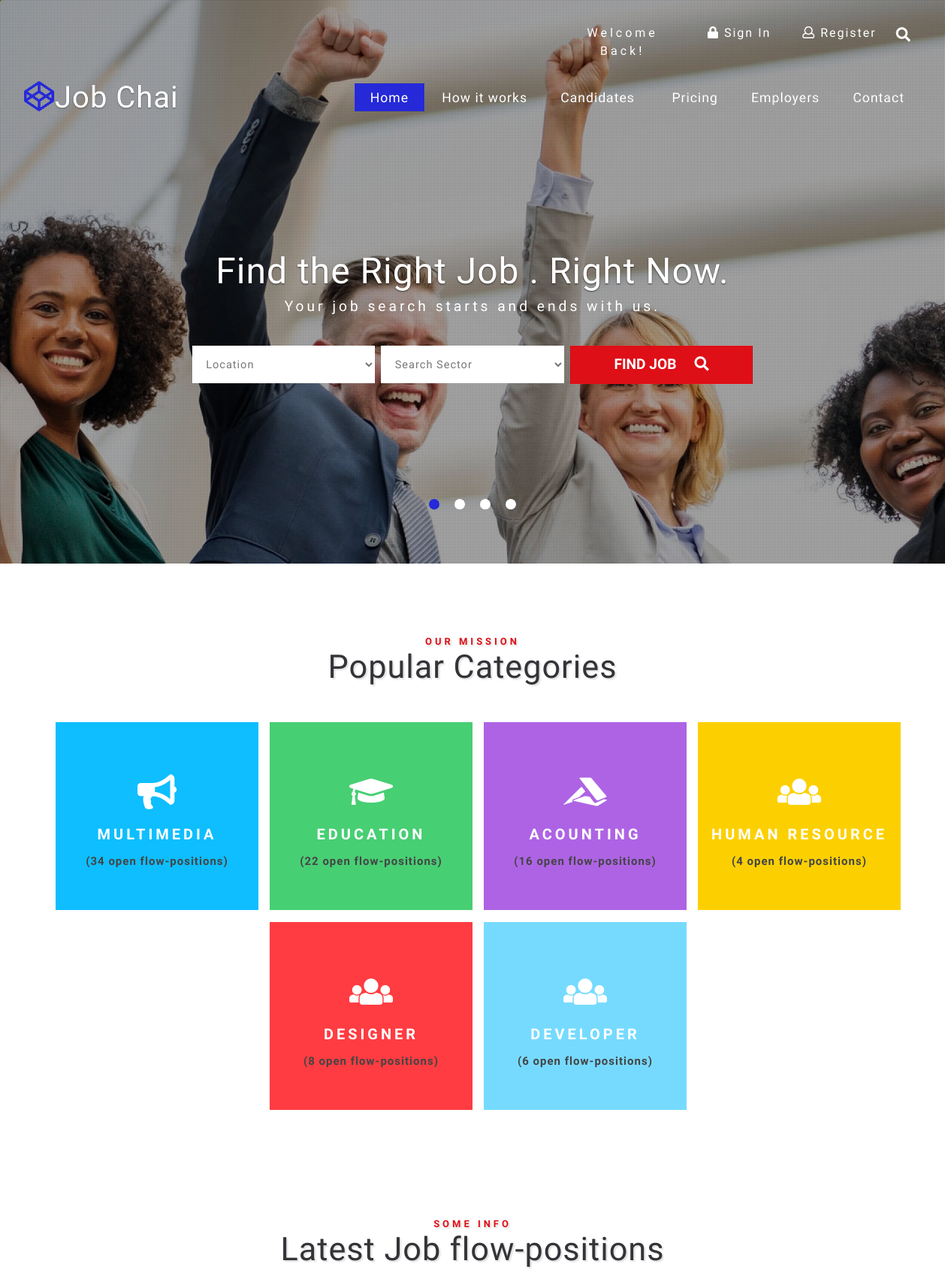
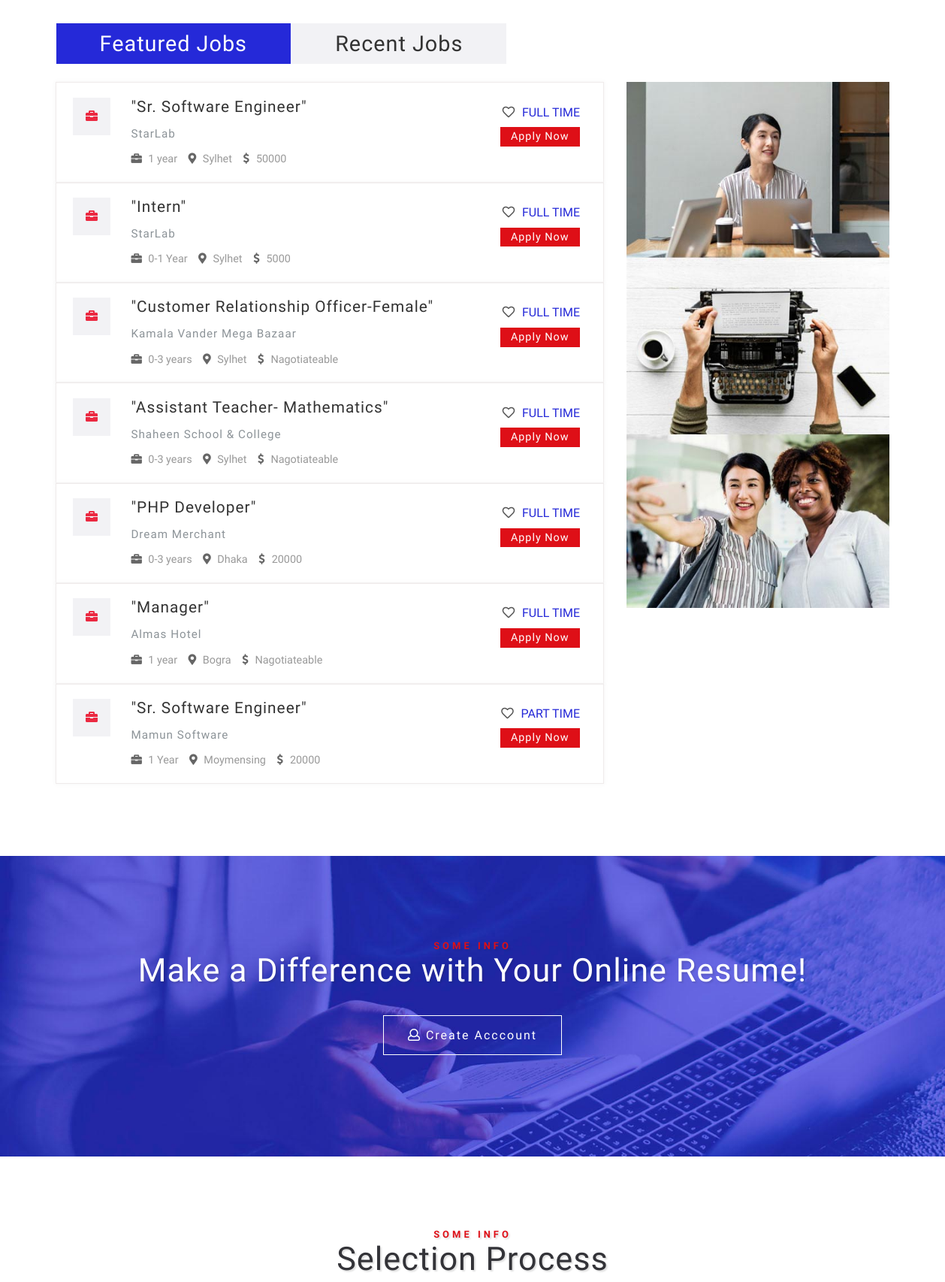
The page / (upper part) on the database its author committed (2 pictures, top to bottom).
### tables this page shows
CREATE TABLE `job_info` (
  `jobId` int(11) NOT NULL,
  `companyName` varchar(100) NOT NULL,
  `companyType` varchar(50) NOT NULL,
  `concernName` varchar(100) NOT NULL,
  `concernPosition` varchar(50) NOT NULL,
  `concernEmail` varchar(100) NOT NULL,
  `concernNumber` varchar(12) NOT NULL,
  `jobTitle` varchar(50) NOT NULL,
  `jobCategory` varchar(300) NOT NULL,
  `salary` varchar(100) NOT NULL,
  `deadline` varchar(30) NOT NULL,
  `jobType` varchar(50) NOT NULL,
  `experience` varchar(20) NOT NULL,
  `qualification` varchar(50) NOT NULL,
  `jobLocation` varchar(100) NOT NULL,
  `jobDescription` text NOT NULL,
  `status` int(5) NOT NULL,
  `updatedAt` timestamp NOT NULL DEFAULT CURRENT_TIMESTAMP ON UPDATE CURRENT_TIMESTAMP
);

### index.php (the view, shortened to what this page needs)
 <?php
        $serverName = "localhost";
        $dbUserName = "root";
        $dbPassword = "";
        $dbName = "jobChai";
        $db = new mysqli($serverName, $dbUserName, $dbPassword, $dbName);
        $courses = "SELECT * FROM job_info WHERE status=1";
    ?>
<!DOCTYPE html>
<html lang="zxx">
<head>
    <link href="css/bootstrap.css" rel='stylesheet' type='text/css' />
    <link href="css/zoomslider.css" rel='stylesheet' type='text/css' />
    <link href="css/style6.css" rel='stylesheet' type='text/css' />
    <link href="css/style.css" rel='stylesheet' type='text/css' />
    <link href="css/fontawesome-all.css" rel="stylesheet">
</head>
<body>
    <div id="demo-1" data-zs-src='["images/1.jpg", "images/2.jpg","images/3.jpg", "images/4.jpg"]' data-zs-overlay="dots">
        <div class="demo-inner-content">
            <div class="header-top">
                <header>
                    <div class="top-head ml-lg-auto text-center">
                        <div class="row">
                            <div class="col-md-4">
                                <span>Welcome Back!</span>
                            </div>
                            <div class="col-md-3 sign-btn">
                                <a href="#" data-toggle="modal" data-target="#exampleModalCenter">
                                    <i class="fas fa-lock"></i> Sign In</a>
                            </div>
                            <div class="col-md-3 sign-btn">
                                <a href="#" data-toggle="modal" data-target="#exampleModalCenter2">
                                    <i class="far fa-user"></i> Register</a>
                            </div>
                            <div class="search col-md-2">
                                <div class="mobile-nav-button">
                                    <button id="trigger-overlay" type="button">
                                        <i class="fas fa-search"></i>
                                    </button>
                                </div>
                            </div>
                        </div>
                    </div>
                    <nav class="navbar navbar-expand-lg navbar-light">
                        <div class="logo">
                            <h1>
                                <a class="navbar-brand" href="index.php">
                                    <i class="fab fa-codepen"></i>Job Chai</a>
                            </h1>
                        </div>
                        <div class="collapse navbar-collapse" id="navbarSupportedContent">
                            <ul class="navbar-nav ml-lg-auto text-center">
                                <li class="nav-item active">
                                    <a class="nav-link" href="index.php">Home
                                    </a>
                                </li>
                                <li class="nav-item">
                                    <a class="nav-link" href="how.php">How it works</a>
                                </li>
                                <li class="nav-item dropdown">
                                    <a class="nav-link dropdown-toggle" href="#" id="navbarDropdown" role="button" data-toggle="dropdown" aria-haspopup="true" aria-expanded="false">
                                        Candidates
                                    </a>
                                </li>
                                <li class="nav-item">
                                    <a class="nav-link" href="pricing.php">Pricing</a>
                                </li>
                                <li class="nav-item">
                                    <a class="nav-link" href="jobPost.php">Employers</a>
                                </li>
                                <li class="nav-item">
                                    <a class="nav-link" href="contact.php">Contact</a>
                                </li>
                            </ul>
                        </div>
                    </nav>
                </header>
            </div>
            <div class="banner-info-w3layouts text-center">
                <h3>
                    <span>Find the Right Job</span> .
                    <span>Right Now.</span>
                </h3>
                <p>Your job search starts and ends with us.</p>
                <form action="search.php" method="POST" class="ban-form row">
                    <div class="col-md-4 banf">
                        <select class="form-control" id="country13" name="jobLocation">
                            <option value="Location">Location</option>
                        </select>
                    </div>
                    <div class="col-md-4 banf">
                        <select id="country13" class="form-control" name="jobCategory">
                            <option value="Search Sector">Search Sector</option>
                        </select>
                    </div>
                    <div class="col-md-4 banf">
                        <button class="btn1" type="submit">FIND JOB
                            <i class="fas fa-search"></i>
                        </button>
                    </div>
                </form>
            </div>
        </div>
    </div>
    <section class="banner-bottom-wthree py-lg-5 py-md-5 py-3">
        <div class="container">
            <div class="inner-sec-w3ls py-lg-5  py-3">
                <h3 class="tittle text-center mb-lg-4 mb-3">
                    <span>Our Mission</span>Popular Categories</h3>
                <div class="row populor_category_grids mt-5">
                    <div class="col-md-3 category_grid">
                        <div class="view view-tenth">
                            <div class="category_text_box">
                                <h3> Multimedia</h3>
                                <p>(34 open flow-positions)</p>
                            </div>
                        </div>
                    </div>
                    <div class="col-md-3 category_grid">
                        <div class="view view1 view-tenth">
                            <div class="category_text_box">
                                <h3>Education</h3>
                                <p>(22 open flow-positions)</p>
                            </div>
                        </div>
                    </div>
                    <div class="col-md-3 category_grid">
                        <div class="view view2 view-tenth">
                            <div class="category_text_box">
                                <h3>Acounting </h3>
                                <p>(16 open flow-positions)</p>
                            </div>
                        </div>
                    </div>
                    <div class="col-md-3 category_grid">
                        <div class="view view3 view-tenth">
                            <div class="category_text_box">
                                <h3>Human Resource</h3>
                                <p>(4 open flow-positions)</p>
                            </div>
                        </div>
                    </div>
                </div>
                <div class="row mt-3 justify-content-center">
                    <div class="col-md-3 category_grid">
                        <div class="view view4 view-tenth">
                            <div class="category_text_box">
                                <h3>Designer </h3>
                                <p>(8 open flow-positions)</p>
                            </div>
                        </div>
                    </div>
                    <div class="col-md-3 category_grid">
                        <div class="view view5 view-tenth">
                            <div class="category_text_box">
                                <h3>Developer </h3>
                                <p>(6 open flow-positions)</p>
                            </div>
                        </div>
                    </div>
                </div>
            </div>
        </div>
    </section>
    <section class="banner-bottom-wthree pb-lg-5 pb-md-4 pb-3">
        <div class="container">
            <div class="inner-sec-w3ls py-lg-5  py-3">
                <h3 class="tittle text-center mb-lg-4 mb-3">
                    <span>Some Info</span>Latest Job flow-positions</h3>
                <div class="tabs mt-5">
                    <ul class="nav nav-pills my-4" id="pills-tab" role="tablist">
                        <li class="nav-item">
                            <a class="nav-link active" id="pills-home-tab" data-toggle="pill" href="#pills-home" role="tab" aria-controls="pills-home" aria-selected="true">Featured Jobs</a>
                        </li>
                        <li class="nav-item">
                            <a class="nav-link" id="pills-profile-tab" data-toggle="pill" href="#pills-profile" role="tab" aria-controls="pills-profile" aria-selected="false">Recent Jobs</a>
                        </li>
                    </ul>
                    <div class="tab-content" id="pills-tabContent">
                        <div class="tab-pane fade show active" id="pills-home" role="tabpanel" aria-labelledby="pills-home-tab">
                            <div class="menu-grids mt-4">
                                <div class="row t-in">
                                    <div class="col-lg-8 text-info-sec">
                                        <?php  foreach($db->query($courses) as $course){  ?>
                                        <div class="job-post-main row">
                                            <div class="col-md-9 job-post-info text-left">
                                                <div class="job-post-icon">
                                                    <i class="fas fa-briefcase"></i>
                                                </div>
                                                <div class="job-single-sec">
                                                    <h4>
                                                        <?php
                                                        $url= 'jobDetails.php?id='.$course['jobId'];
                                                        echo '<a href="'. $url.'">"'.$course["jobTitle"].'"</a>'; ?>
                                                    </h4>
                                                    <p class="my-2"><?php echo $course['companyName'] ?></p>
                                                    <ul class="job-list-info d-flex">
                                                        <li>
                                                            <i class="fas fa-briefcase"></i> <?php echo $course['experience'] ?></li>
                                                        <li>
                                                            <i class="fas fa-map-marker-alt"></i> <?php echo $course['jobLocation'] ?></li>
                                                        <li>
                                                            <i class="fas fa-dollar-sign"></i> <?php echo $course['salary'] ?></li>
                                                    </ul>
                                                </div>
                                                <div class="clearfix"></div>
                                            </div>
                                            <div class="col-md-3 job-single-time text-right">
                                                <span class="job-time">
                                                    <i class="far fa-heart"></i> <?php echo $course['jobType'] ?></span>
                                                <?php
                                                    $url= 'applicationForm.php?id='.$course['jobId'];
                                                    echo '<a href="'. $url.'" class="aply-btn">Apply Now</a>'; ?>
                                            </div>
                                        </div>
                                        <?php } ?>
                                    </div>
                                    <div class="col-lg-4 text-info-sec">
                                        <img src="images/job-1.jpg" alt=" " class="img-fluid" />
                                    </div>
                                </div>
                            </div>
                        </div>
                    </div>
                </div>
            </div>
        </div>
    </section>
    <section class="banner-bottom-wthree mid py-lg-5 py-3">
        <div class="container">
            <div class="inner-sec-w3ls py-lg-5  py-3">
                <div class="mid-info text-center pt-3">
                    <h3 class="tittle text-center cen mb-lg-5 mb-3">
                        <span>Some Info</span>Make a Difference with Your Online Resume!</h3>
                    <div class="resume">
                        <a href="#" data-toggle="modal" data-target="#exampleModalCenter2">
                            <i class="far fa-user"></i> Create Acccount</a>
                    </div>
                </div>
            </div>
        </div>
    </section>
    <section class="banner-bottom-wthree py-lg-5 py-md-5 py-3">
        <div class="container">
            <div class="inner-sec-w3ls py-lg-5  py-3">
                <h3 class="tittle text-center mb-lg-5 mb-3">
                    <span>Some Info</span>Selection Process</h3>
            </div>
        </div>
    </section>
</body>
</html>

### css/zoomslider.css (style rules this page uses)
.zs-enabled { position: relative }
#demo-1 { position: relative; overflow: hidden; width: 100%; min-height:750px; background-color: #999; }
.demo-inner-content { position: relative; z-index: 2; }
.demo-inner-content h1 { font-size: 2.5em; margin: 0; }

### css/style6.css (style rules this page uses)
.mobile-nav-button { position: absolute; right:55px; top: 0px; z-index: 9; }
button#trigger-overlay { outline: none; border: none; background: none; text-align: center; color: #ffffff; font-size: 1.2em; cursor: pointer; }

### rows shown on the page
job_info: jobTitle "Sr. Software Engineer", companyName "StarLab", experience "1 year", jobLocation "Sylhet", salary "50000", jobType "FULL TIME"
job_info: jobTitle "Intern", companyName "StarLab", experience "0-1 Year", jobLocation "Sylhet", salary "5000", jobType "FULL TIME"
job_info: jobTitle "Customer Relationship Officer-Female", companyName "Kamala Vander Mega Bazaar", experience "0-3 years", jobLocation "Sylhet", salary "Nagotiateable", jobType "FULL TIME"
job_info: jobTitle "Assistant Teacher- Mathematics", companyName "Shaheen School & College", experience "0-3 years", jobLocation "Sylhet", salary "Nagotiateable", jobType "FULL TIME"
job_info: jobTitle "PHP Developer", companyName "Dream Merchant", experience "0-3 years", jobLocation "Dhaka", salary "20000", jobType "FULL TIME"
job_info: jobTitle "Manager", companyName "Almas Hotel", experience "1 year", jobLocation "Bogra", salary "Nagotiateable", jobType "FULL TIME"
job_info: jobTitle "Sr. Software Engineer", companyName "Mamun Software", experience "1 Year", jobLocation "Moymensing", salary "20000", jobType "PART TIME"
